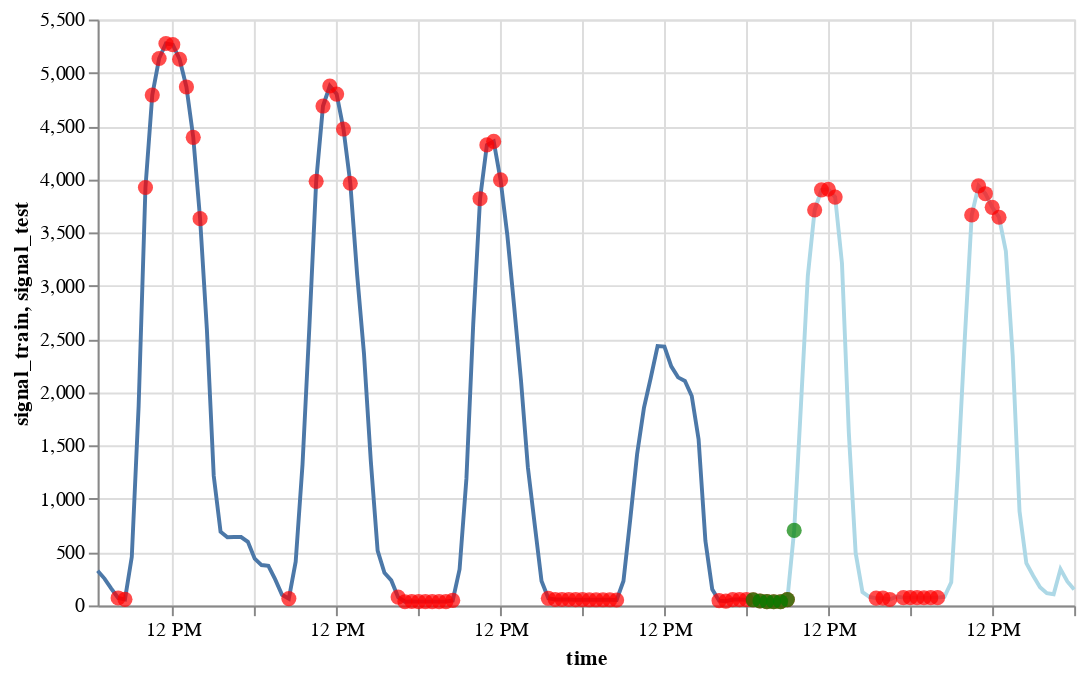

Here is the notebook cell this chart was saved with:
### Code cell
chart_signal_train + chart_signal_test + chart_anomaly_train + chart_anomaly_test + chart_anomaly_predetected

### Figure 1 — Vega specification as saved in the notebook (floating-point values rounded to 4 significant figures; data arrays with more than 128 entries replaced by an {"elided": "..."} marker saying what was removed)
{"$schema": "https://vega.github.io/schema/vega/v5.json", "data": [{"name": "source_0", "values": {"elided": "144 records"}, "transform": [{"type": "formula", "expr": "toDate(datum['time'])", "as": "time"}]}, {"name": "data_1", "values": [{"signal_train": 70.0, "time": "2015-08-28T04:00:00.000"}, {"signal_train": 57.0, "time": "2015-08-28T05:00:00.000"}, {"signal_train": 3923.0, "time": "2015-08-28T08:00:00.000"}, {"signal_train": 4791.0, "time": "2015-08-28T09:00:00.000"}, {"signal_train": 5134.0, "time": "2015-08-28T10:00:00.000"}, {"signal_train": 5275.0, "time": "2015-08-28T11:00:00.000"}, {"signal_train": 5264.0, "time": "2015-08-28T12:00:00.000"}, {"signal_train": 5127.0, "time": "2015-08-28T13:00:00.000"}, {"signal_train": 4867.0, "time": "2015-08-28T14:00:00.000"}, {"signal_train": 4394.0, "time": "2015-08-28T15:00:00.000"}, {"signal_train": 3631.0, "time": "2015-08-28T16:00:00.000"}, {"signal_train": 64.0, "time": "2015-08-29T05:00:00.000"}, {"signal_train": 3981.0, "time": "2015-08-29T09:00:00.000"}, {"signal_train": 4688.0, "time": "2015-08-29T10:00:00.000"}, {"signal_train": 4876.0, "time": "2015-08-29T11:00:00.000"}, {"signal_train": 4800.0, "time": "2015-08-29T12:00:00.000"}, {"signal_train": 4472.0, "time": "2015-08-29T13:00:00.000"}, {"signal_train": 3963.0, "time": "2015-08-29T14:00:00.000"}, {"signal_train": 78.0, "time": "2015-08-29T21:00:00.000"}, {"signal_train": 35.0, "time": "2015-08-29T22:00:00.000"}, {"signal_train": 37.0, "time": "2015-08-29T23:00:00.000"}, {"signal_train": 36.0, "time": "2015-08-30T00:00:00.000"}, {"signal_train": 36.0, "time": "2015-08-30T01:00:00.000"}, {"signal_train": 36.0, "time": "2015-08-30T02:00:00.000"}, {"signal_train": 36.0, "time": "2015-08-30T03:00:00.000"}, {"signal_train": 36.0, "time": "2015-08-30T04:00:00.000"}, {"signal_train": 47.0, "time": "2015-08-30T05:00:00.000"}, {"signal_train": 3818.0, "time": "2015-08-30T09:00:00.000"}, {"signal_train": 4323.0, "time": "2015-08-30T10:00:00.000"}, {"signal_train": 4356.0, "time": "2015-08-30T11:00:00.000"}, {"signal_train": 3995.0, "time": "2015-08-30T12:00:00.000"}, {"signal_train": 67.0, "time": "2015-08-30T19:00:00.000"}, {"signal_train": 56.0, "time": "2015-08-30T20:00:00.000"}, {"signal_train": 56.0, "time": "2015-08-30T21:00:00.000"}, {"signal_train": 56.0, "time": "2015-08-30T22:00:00.000"}, {"signal_train": 54.0, "time": "2015-08-30T23:00:00.000"}, {"signal_train": 54.0, "time": "2015-08-31T00:00:00.000"}, {"signal_train": 53.0, "time": "2015-08-31T01:00:00.000"}, {"signal_train": 53.0, "time": "2015-08-31T02:00:00.000"}, {"signal_train": 53.0, "time": "2015-08-31T03:00:00.000"}, {"signal_train": 53.0, "time": "2015-08-31T04:00:00.000"}, {"signal_train": 51.0, "time": "2015-08-31T05:00:00.000"}, {"signal_train": 45.0, "time": "2015-08-31T20:00:00.000"}, {"signal_train": 40.0, "time": "2015-08-31T21:00:00.000"}, {"signal_train": 55.0, "time": "2015-08-31T22:00:00.000"}, {"signal_train": 55.0, "time": "2015-08-31T23:00:00.000"}, {"signal_train": 54.0, "time": "2015-09-01T00:00:00.000"}], "transform": [{"type": "formula", "expr": "toDate(datum['time'])", "as": "time"}]}, {"name": "data_2", "values": [{"signal_test": 53.0, "time": "2015-09-01T01:00:00.000"}, {"signal_test": 42.0, "time": "2015-09-01T02:00:00.000"}, {"signal_test": 36.0, "time": "2015-09-01T03:00:00.000"}, {"signal_test": 35.0, "time": "2015-09-01T04:00:00.000"}, {"signal_test": 35.0, "time": "2015-09-01T05:00:00.000"}, {"signal_test": 55.0, "time": "2015-09-01T06:00:00.000"}, {"signal_test": 3712.0, "time": "2015-09-01T10:00:00.000"}, {"signal_test": 3901.0, "time": "2015-09-01T11:00:00.000"}, {"signal_test": 3907.0, "time": "2015-09-01T12:00:00.000"}, {"signal_test": 3833.0, "time": "2015-09-01T13:00:00.000"}, {"signal_test": 69.0, "time": "2015-09-01T19:00:00.000"}, {"signal_test": 69.0, "time": "2015-09-01T20:00:00.000"}, {"signal_test": 56.0, "time": "2015-09-01T21:00:00.000"}, {"signal_test": 73.0, "time": "2015-09-01T23:00:00.000"}, {"signal_test": 73.0, "time": "2015-09-02T00:00:00.000"}, {"signal_test": 73.0, "time": "2015-09-02T01:00:00.000"}, {"signal_test": 72.0, "time": "2015-09-02T02:00:00.000"}, {"signal_test": 73.0, "time": "2015-09-02T03:00:00.000"}, {"signal_test": 73.0, "time": "2015-09-02T04:00:00.000"}, {"signal_test": 3665.0, "time": "2015-09-02T09:00:00.000"}, {"signal_test": 3939.0, "time": "2015-09-02T10:00:00.000"}, {"signal_test": 3865.0, "time": "2015-09-02T11:00:00.000"}, {"signal_test": 3737.0, "time": "2015-09-02T12:00:00.000"}, {"signal_test": 3644.0, "time": "2015-09-02T13:00:00.000"}], "transform": [{"type": "formula", "expr": "toDate(datum['time'])", "as": "time"}]}, {"name": "data_3", "values": [{"signal_test": 53.0, "time": "2015-09-01T01:00:00.000"}, {"signal_test": 42.0, "time": "2015-09-01T02:00:00.000"}, {"signal_test": 36.0, "time": "2015-09-01T03:00:00.000"}, {"signal_test": 35.0, "time": "2015-09-01T04:00:00.000"}, {"signal_test": 35.0, "time": "2015-09-01T05:00:00.000"}, {"signal_test": 55.0, "time": "2015-09-01T06:00:00.000"}, {"signal_test": 704.0, "time": "2015-09-01T07:00:00.000"}], "transform": [{"type": "formula", "expr": "toDate(datum['time'])", "as": "time"}]}], "marks": [{"type": "line", "name": "layer_0_marks", "from": {"data": "source_0"}, "sort": {"field": "datum[\"time\"]"}, "encode": {"update": {"y": {"field": "signal_train", "scale": "y"}, "defined": {"signal": "isValid(datum[\"time\"]) && isFinite(+datum[\"time\"]) && isValid(datum[\"signal_train\"]) && isFinite(+datum[\"signal_train\"])"}, "x": {"field": "time", "scale": "x"}, "stroke": {"value": "#4c78a8"}, "description": {"signal": "\"time: \" + (timeFormat(datum[\"time\"], '%b %d, %Y')) + \"; signal_train: \" + (format(datum[\"signal_train\"], \"\"))"}}}, "style": ["line"]}, {"type": "line", "name": "layer_1_marks", "from": {"data": "source_0"}, "sort": {"field": "datum[\"time\"]"}, "encode": {"update": {"y": {"field": "signal_test", "scale": "y"}, "x": {"field": "time", "scale": "x"}, "description": {"signal": "\"time: \" + (timeFormat(datum[\"time\"], '%b %d, %Y')) + \"; signal_test: \" + (format(datum[\"signal_test\"], \"\"))"}, "stroke": {"value": "lightblue"}, "defined": {"signal": "isValid(datum[\"time\"]) && isFinite(+datum[\"time\"]) && isValid(datum[\"signal_test\"]) && isFinite(+datum[\"signal_test\"])"}}}, "style": ["line"]}, {"type": "symbol", "name": "layer_2_marks", "from": {"data": "data_1"}, "encode": {"update": {"ariaRoleDescription": {"value": "circle"}, "description": {"signal": "\"time: \" + (timeFormat(datum[\"time\"], '%b %d, %Y')) + \"; signal_train: \" + (format(datum[\"signal_train\"], \"\"))"}, "shape": {"value": "circle"}, "size": {"value": 60}, "fill": {"value": "red"}, "x": {"field": "time", "scale": "x"}, "opacity": {"value": 0.7}, "y": {"field": "signal_train", "scale": "y"}}}, "style": ["circle"]}, {"type": "symbol", "name": "layer_3_marks", "from": {"data": "data_2"}, "encode": {"update": {"description": {"signal": "\"time: \" + (timeFormat(datum[\"time\"], '%b %d, %Y')) + \"; signal_test: \" + (format(datum[\"signal_test\"], \"\"))"}, "shape": {"value": "circle"}, "x": {"field": "time", "scale": "x"}, "fill": {"value": "red"}, "size": {"value": 60}, "opacity": {"value": 0.7}, "ariaRoleDescription": {"value": "circle"}, "y": {"field": "signal_test", "scale": "y"}}}, "style": ["circle"]}, {"type": "symbol", "name": "layer_4_marks", "from": {"data": "data_3"}, "encode": {"update": {"shape": {"value": "circle"}, "description": {"signal": "\"time: \" + (timeFormat(datum[\"time\"], '%b %d, %Y')) + \"; signal_test: \" + (format(datum[\"signal_test\"], \"\"))"}, "x": {"field": "time", "scale": "x"}, "size": {"value": 60}, "fill": {"value": "green"}, "y": {"field": "signal_test", "scale": "y"}, "opacity": {"value": 0.7}, "ariaRoleDescription": {"value": "circle"}}}, "style": ["circle"]}], "scales": [{"name": "x", "type": "time", "domain": {"fields": [{"data": "source_0", "field": "time"}, {"data": "data_1", "field": "time"}, {"data": "data_2", "field": "time"}, {"data": "data_3", "field": "time"}]}, "range": [0, {"signal": "width"}]}, {"name": "y", "type": "linear", "domain": {"fields": [{"data": "source_0", "field": "signal_train"}, {"data": "source_0", "field": "signal_test"}, {"data": "data_1", "field": "signal_train"}, {"data": "data_2", "field": "signal_test"}, {"data": "data_3", "field": "signal_test"}]}, "range": [{"signal": "height"}, 0], "nice": true, "zero": true}], "axes": [{"scale": "x", "labels": false, "maxExtent": 0, "zindex": 0, "tickCount": {"signal": "ceil(width/40)"}, "minExtent": 0, "domain": false, "ticks": false, "orient": "bottom", "gridScale": "y", "aria": false, "grid": true}, {"scale": "y", "minExtent": 0, "aria": false, "gridScale": "x", "tickCount": {"signal": "ceil(height/40)"}, "orient": "left", "grid": true, "labels": false, "maxExtent": 0, "domain": false, "ticks": false, "zindex": 0}, {"scale": "x", "grid": false, "title": "time", "labelOverlap": true, "labelFlush": true, "tickCount": {"signal": "ceil(width/40)"}, "zindex": 0, "orient": "bottom"}, {"scale": "y", "grid": false, "orient": "left", "tickCount": {"signal": "ceil(height/40)"}, "zindex": 0, "labelOverlap": true, "title": "signal_train, signal_test"}], "padding": 5, "height": 300, "background": "white", "style": "cell", "width": 500}
